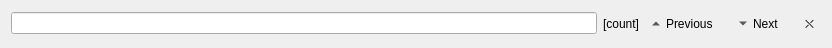
<?xml version="1.0" encoding="UTF-8"?>
<ui version="4.0">
 <class>SearchForm</class>
 <widget class="QWidget" name="SearchForm">
  <property name="geometry">
   <rect>
    <x>0</x>
    <y>0</y>
    <width>832</width>
    <height>48</height>
   </rect>
  </property>
  <layout class="QGridLayout" name="gridLayout">
   <item row="0" column="2">
    <widget class="QLabel" name="countLabel">
     <property name="text">
      <string notr="true">[count]</string>
     </property>
    </widget>
   </item>
   <item row="0" column="1">
    <widget class="QLineEdit" name="searchLine"/>
   </item>
   <item row="0" column="5">
    <widget class="QToolButton" name="closeButton">
     <property name="text">
      <string notr="true">⛌</string>
     </property>
     <property name="autoRaise">
      <bool>true</bool>
     </property>
    </widget>
   </item>
   <item row="0" column="3">
    <widget class="QToolButton" name="previousButton">
     <property name="text">
      <string>Previous</string>
     </property>
     <property name="toolButtonStyle">
      <enum>Qt::ToolButtonTextBesideIcon</enum>
     </property>
     <property name="autoRaise">
      <bool>true</bool>
     </property>
     <property name="arrowType">
      <enum>Qt::UpArrow</enum>
     </property>
    </widget>
   </item>
   <item row="0" column="4">
    <widget class="QToolButton" name="nextButton">
     <property name="text">
      <string>Next</string>
     </property>
     <property name="iconSize">
      <size>
       <width>16</width>
       <height>16</height>
      </size>
     </property>
     <property name="toolButtonStyle">
      <enum>Qt::ToolButtonTextBesideIcon</enum>
     </property>
     <property name="autoRaise">
      <bool>true</bool>
     </property>
     <property name="arrowType">
      <enum>Qt::DownArrow</enum>
     </property>
    </widget>
   </item>
  </layout>
 </widget>
 <tabstops>
  <tabstop>searchLine</tabstop>
  <tabstop>previousButton</tabstop>
  <tabstop>nextButton</tabstop>
  <tabstop>closeButton</tabstop>
 </tabstops>
 <resources/>
 <connections/>
</ui>
